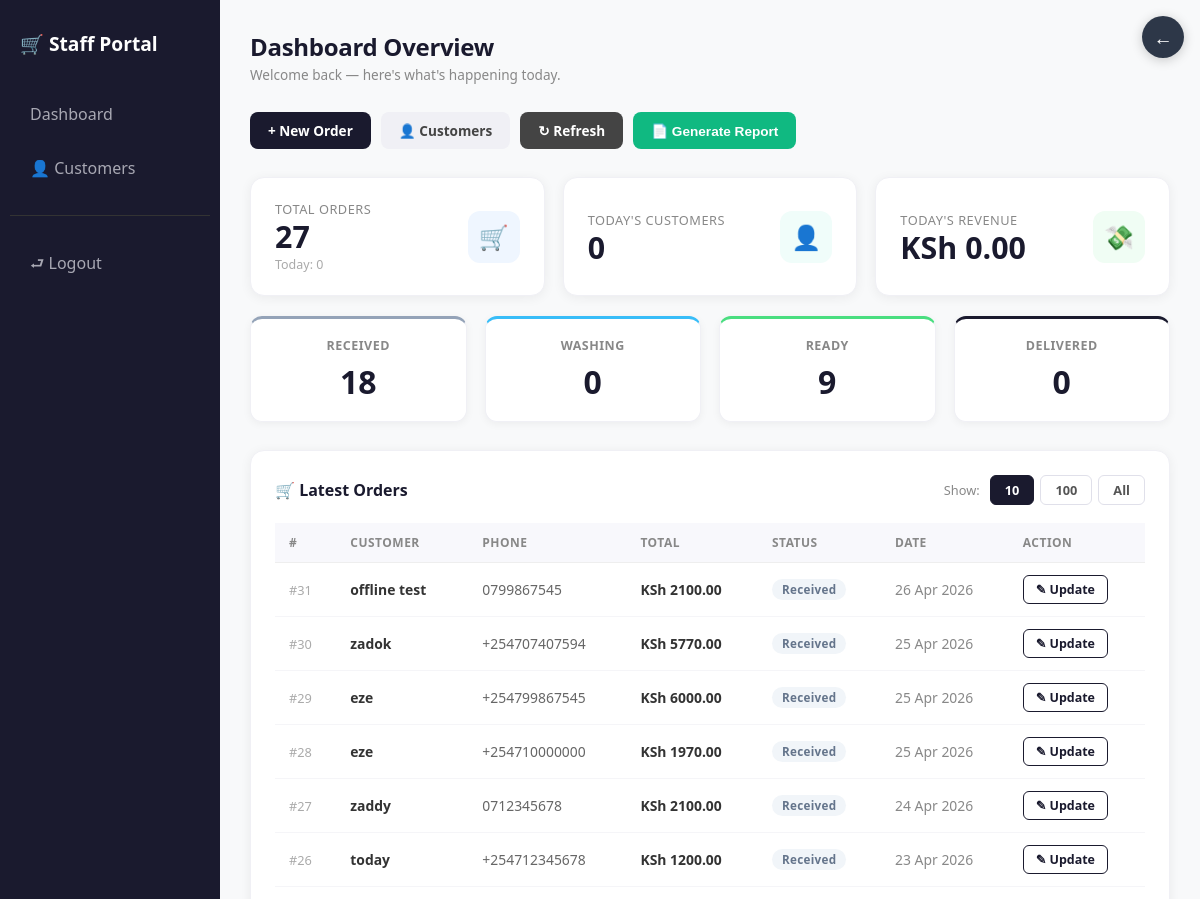
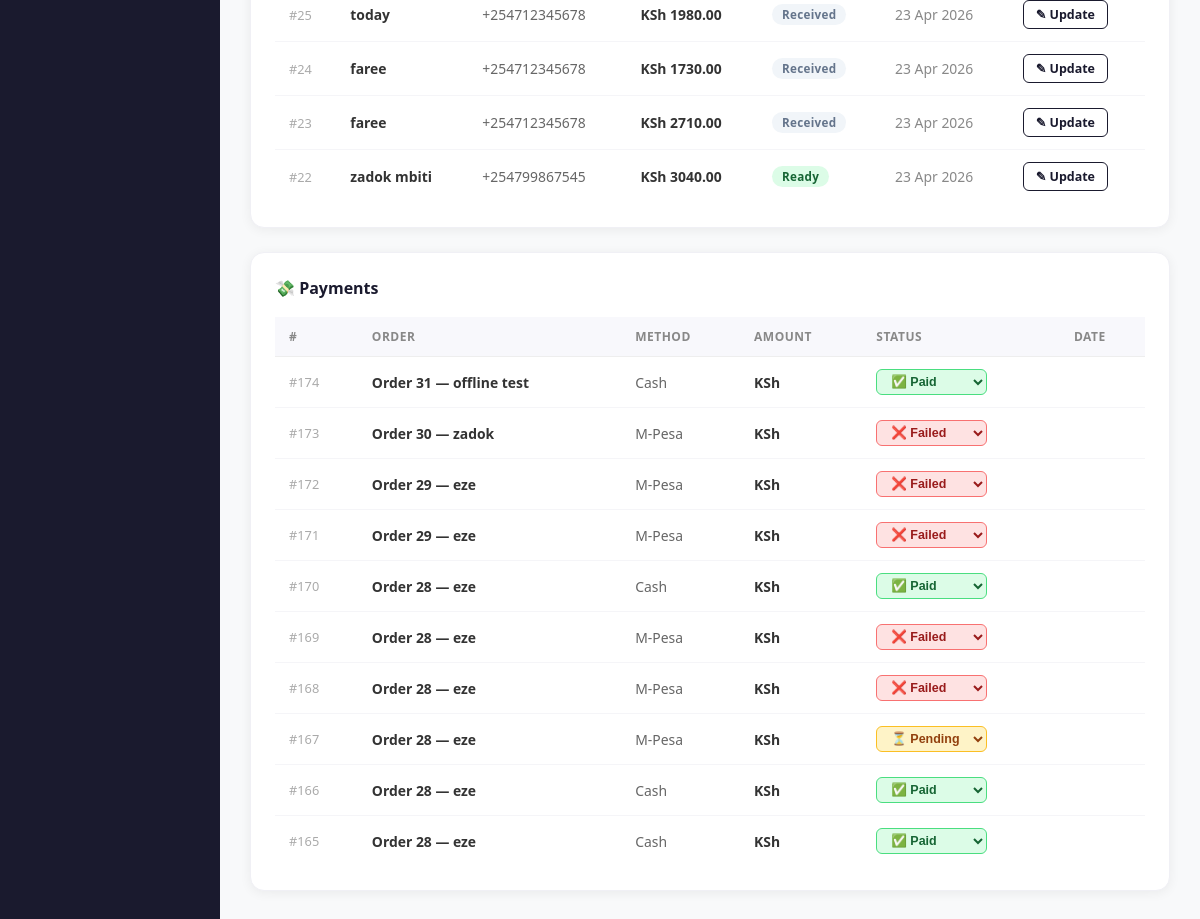
The app's page /staff/dashboard/ (signed in), older data (2 pictures, top to bottom).
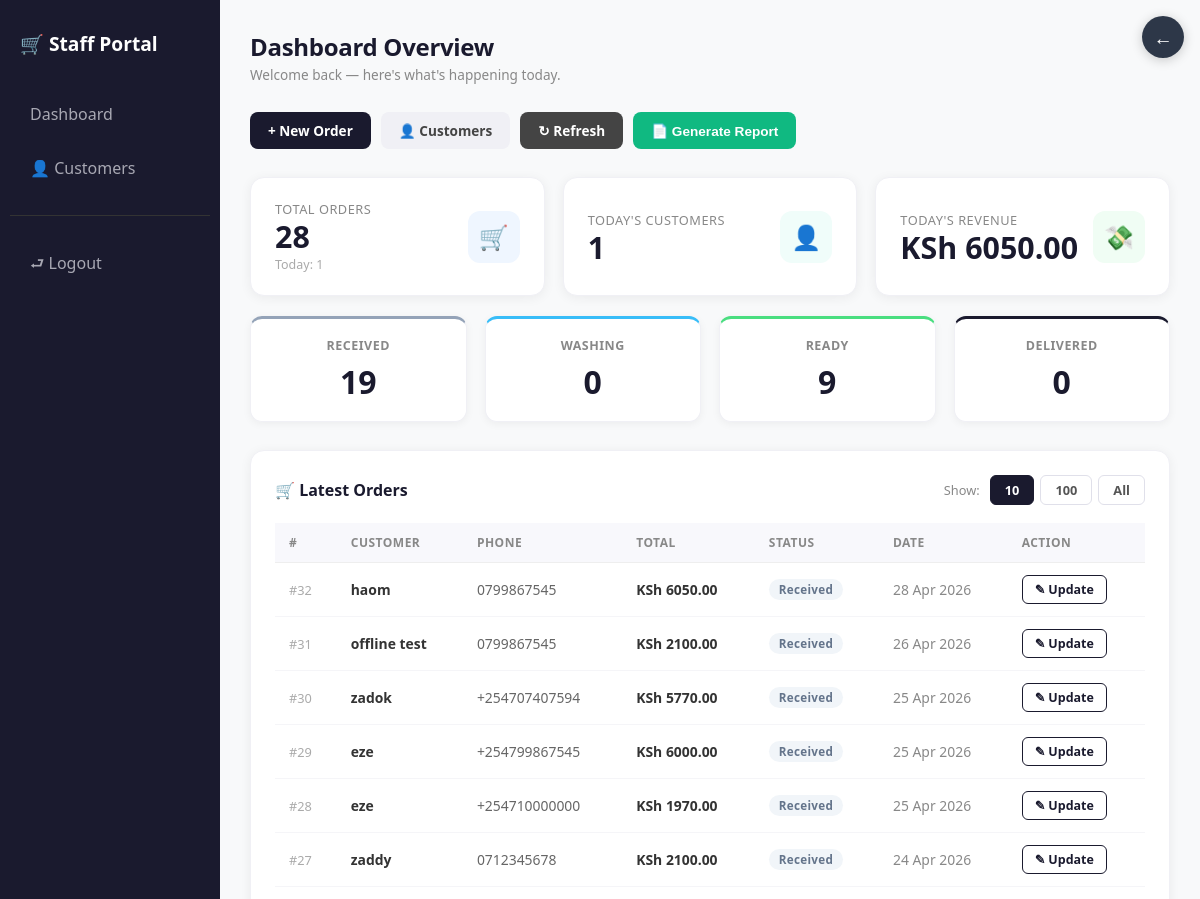
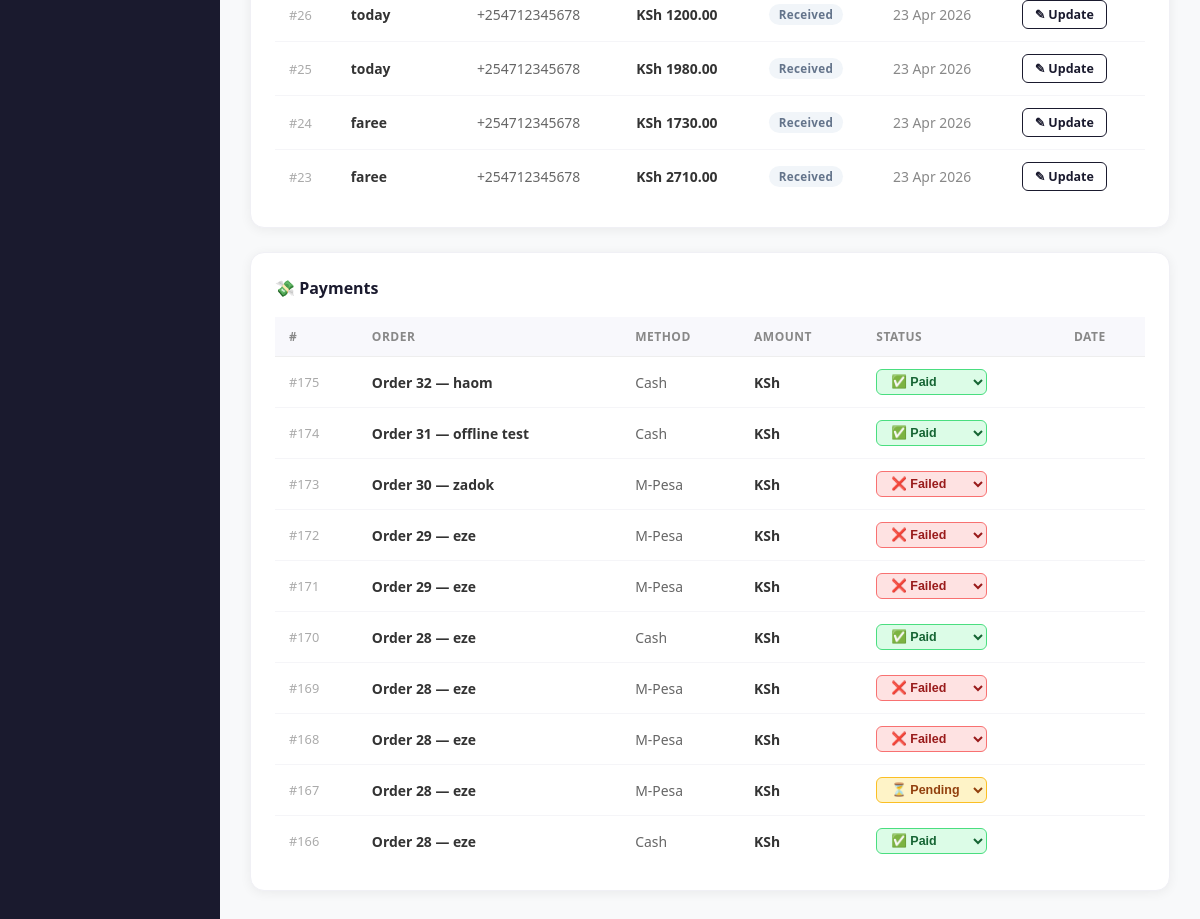
The same page, newer data (2 pictures, top to bottom).
### orders/models.py (models this page shows, shortened)
class Order(models.Model):
    STATUS_CHOICES = (
        ('received', 'Received'),
        ('washing', 'Washing'),
        ('drying', 'Drying'),
        ('ready', 'Ready for Pickup'),
        ('delivered', 'Delivered'),
    )
    customer_name = models.CharField(max_length=100)
    phone_number = models.CharField(max_length=13)
    status = models.CharField(
        max_length=20,
        choices=STATUS_CHOICES,
        default='received'
    )
    created_at = models.DateTimeField(auto_now_add=True)
    def total_price(self):
        total = Decimal('0.00')
        try:
            for item in self.items.select_related('service').all():
                try:
                    total += item.total_price()
                except (InvalidOperation, TypeError, ValueError, Exception):
                    continue
        except Exception:
            return Decimal('0.00')
        return total

class OrderItem(models.Model):
    order = models.ForeignKey(
        Order,
        related_name='items',
        on_delete=models.CASCADE
    )
    service = models.ForeignKey(
        Service,
        on_delete=models.CASCADE
    )
    quantity = models.PositiveIntegerField(default=1)
    price = models.DecimalField(max_digits=20, decimal_places=2, default=0)
    def total_price(self):
        try:
            return Decimal(str(self.service.price)) * self.quantity
        except (InvalidOperation, TypeError, ValueError, AttributeError):
            return Decimal('0.00')

### services/models.py (models this page shows, shortened)
class Service(models.Model):
    name = models.CharField(max_length=100)
    description = models.TextField(default="No description")
    price = models.DecimalField(max_digits=8, decimal_places=2)

### payments/models.py (models this page shows, shortened)
class Payment(models.Model):
    PAYMENT_METHOD_CHOICES = [
        ('CASH', 'Cash'),
        ('MPESA', 'M-Pesa'),
    ]
    STATUS_CHOICES = [
        ('pending', 'Pending'),
        ('paid', 'Paid'),
        ('failed', 'Failed'),
    ]
    order = models.ForeignKey('orders.Order', on_delete=models.CASCADE)
    payment_method = models.CharField(max_length=10, choices=PAYMENT_METHOD_CHOICES)
    phone_number = models.CharField(max_length=15, blank=True)
    checkout_request_id = models.CharField(max_length=100, blank=True)
    status = models.CharField(max_length=20, choices=STATUS_CHOICES, default='pending')
    created_at = models.DateTimeField(auto_now_add=True)

### staff/views.py (the view)
# urls.py: path("staff/dashboard/", views.staff_dashboard, name="staff_dashboard"),
@login_required(login_url='staff_login')
def staff_dashboard(request):
    limit = request.GET.get('limit', '10')
    all_orders = Order.objects.all().order_by('-created_at')
    all_payments = Payment.objects.all().order_by('-created_at')
    today = timezone.now().date()
    total_customers = Order.objects.filter(
        created_at__date=today
    ).values('phone_number').distinct().count()
    received_orders = all_orders.filter(status='received').count()
    washing_orders = all_orders.filter(status='washing').count()
    ready_orders = all_orders.filter(status='ready').count()
    delivered_orders = all_orders.filter(status='delivered').count()
    paid_order_ids = all_payments.filter(
        status='paid',
        created_at__date=today
    ).values_list('order_id', flat=True)
    today_revenue = sum(
        Order.objects.get(id=oid).total_price()
        for oid in paid_order_ids
        if Order.objects.filter(id=oid).exists()
    ) or Decimal('0.00')
    orders = all_orders
    payments = all_payments
    if limit != 'all':
        try:
            limit_int = int(limit)
            orders = all_orders[:limit_int]
            payments = all_payments[:limit_int]
        except ValueError:
            orders = all_orders[:10]
            payments = all_payments[:10]
            limit = '10'
    context = {
        'orders': orders,
        'payments': payments,
        'limit': limit,
        'total_orders': all_orders.count(),
        'today_orders': all_orders.filter(created_at__date=today).count(),
        'total_customers': total_customers,
        'today_revenue': today_revenue,
        'pending_payments': all_payments.filter(status='pending').count(),
        'received_orders': received_orders,
        'washing_orders': washing_orders,
        'ready_orders': ready_orders,
        'delivered_orders': delivered_orders,
    }
    return render(request, 'staff/dashboard.html', context)

### staff/templates/staff/dashboard.html (shortened to what this page needs)
{% extends 'staff/base.html' %}
{% block content %}
<div class="page-header">
    <div>
        <h4>Dashboard Overview</h4>
        <p>Welcome back — here's what's happening today.</p>
    </div>
</div>
<div class="action-bar">
    <a href="/orders/order/" class="btn btn-purple">&#43; New Order</a>
    <a href="{% url 'customer_details' %}" class="btn btn-secondary">&#128100; Customers</a>
    <a href="{% url 'staff_dashboard' %}" class="btn btn-dark">&#8635; Refresh</a>
    <button onclick="document.getElementById('reportModal').style.display='flex'" class="btn btn-success">
        &#128196; Generate Report
    </button>
</div>
<div class="stats-grid">
    <div class="stat-card">
        <div class="info">
            <p>Total Orders</p>
            <h3>{{ total_orders }}</h3>
            <small>Today: {{ today_orders }}</small>
        </div>
        <div class="stat-icon icon-blue">&#128722;</div>
    </div>
    <div class="stat-card">
        <div class="info">
            <p>Today's Customers</p>
            <h3>{{ total_customers }}</h3>
        </div>
        <div class="stat-icon icon-teal">&#128100;</div>
    </div>
    <div class="stat-card">
        <div class="info">
            <p>Today's Revenue</p>
            <h3>KSh {{ today_revenue }}</h3>
        </div>
        <div class="stat-icon icon-green">&#128184;</div>
    </div>
</div>
<div class="status-grid">
    <div class="status-card received">
        <p>Received</p>
        <h4>{{ received_orders }}</h4>
    </div>
    <div class="status-card washing">
        <p>Washing</p>
        <h4>{{ washing_orders }}</h4>
    </div>
    <div class="status-card ready">
        <p>Ready</p>
        <h4>{{ ready_orders }}</h4>
    </div>
    <div class="status-card delivered">
        <p>Delivered</p>
        <h4>{{ delivered_orders }}</h4>
    </div>
</div>
<div class="table-card">
    <div class="table-card-header">
        <h5>&#128722; Latest Orders</h5>
        <div class="limit-btns">
            <span style="font-size:0.8rem;color:#888;align-self:center;margin-right:4px;">Show:</span>
            <a href="?limit=10"  class="limit-btn {% if limit == '10' %}active{% endif %}">10</a>
            <a href="?limit=100" class="limit-btn {% if limit == '100' %}active{% endif %}">100</a>
            <a href="?limit=all" class="limit-btn {% if limit == 'all' %}active{% endif %}">All</a>
        </div>
    </div>
    <div class="table-wrap">
        <table class="data-table">
            <thead>
                <tr>
                    <th>#</th>
                    <th>Customer</th>
                    <th>Phone</th>
                    <th>Total</th>
                    <th>Status</th>
                    <th>Date</th>
                    <th>Action</th>
                </tr>
            </thead>
            <tbody>
                {% for order in orders %}
                <tr>
                    <td style="color:#aaa;font-size:0.8rem;">#{{ order.id }}</td>
                    <td style="font-weight:600;">{{ order.customer_name }}</td>
                    <td style="color:#666;">{{ order.phone_number }}</td>
                    <td style="font-weight:600;">KSh {{ order.total_price }}</td>
                    <td>
                        {% if order.status == 'received' %}
                            <span class="badge badge-received">Received</span>
                        {% elif order.status == 'washing' %}
                            <span class="badge badge-washing">Washing</span>
                        {% elif order.status == 'drying' %}
                            <span class="badge badge-drying">Drying</span>
                        {% elif order.status == 'ready' %}
                            <span class="badge badge-ready">Ready</span>
                        {% elif order.status == 'delivered' %}
                            <span class="badge badge-delivered">Delivered</span>
                        {% endif %}
                    </td>
                    <td style="color:#888;">{{ order.created_at|date:"d M Y" }}</td>
                    <td>
                        <a href="{% url 'update_order' order.id %}" class="btn-update">&#9998; Update</a>
                    </td>
                </tr>
                {% empty %}
                <tr class="empty-row"><td colspan="7">No orders yet.</td></tr>
                {% endfor %}
            </tbody>
        </table>
    </div>
</div>
<div class="table-card">
    <div class="table-card-header">
        <h5>&#128184; Payments</h5>
    </div>
    <div class="table-wrap">
        <table class="data-table">
            <thead>
                <tr>
                    <th>#</th>
                    <th>Order</th>
                    <th>Method</th>
                    <th>Amount</th>
                    <th>Status</th>
                    <th>Date</th>
                </tr>
            </thead>
            <tbody>
                {% for payment in payments %}
                <tr>
                    <td style="color:#aaa;font-size:0.8rem;">#{{ payment.id }}</td>
                    <td style="font-weight:600;">Order {{ payment.order.id }} — {{ payment.order.customer_name }}</td>
                    <td style="color:#666;">{{ payment.get_payment_method_display }}</td>
                    <td style="font-weight:600;">KSh {{ payment.amount }}</td>
                    <td>
                        <form method="post" action="{% url 'payments:update_payment_status' payment.id %}">
                            <select name="status" onchange="this.form.submit()"
                                    class="pay-select {{ payment.status }}">
                                <option value="paid"    {% if payment.status == 'paid' %}selected{% endif %}>✅ Paid</option>
                                <option value="pending" {% if payment.status == 'pending' %}selected{% endif %}>⏳ Pending</option>
                                <option value="failed"  {% if payment.status == 'failed' %}selected{% endif %}>❌ Failed</option>
                            </select>
                        </form>
                    </td>
                    <td style="color:#888;">{{ payment.paid_at|date:"d M Y" }}</td>
                </tr>
                {% empty %}
                <tr class="empty-row"><td colspan="6">No payments yet.</td></tr>
                {% endfor %}
            </tbody>
        </table>
    </div>
</div>
{% endblock %}

### staff/templates/staff/base.html (shortened to what this page needs)
<!DOCTYPE html>
<html lang="en">
<head>
</head>
<body>
<a class="pwa-back" onclick="history.back();return false;" href="#" title="Go back">&#8592;</a>
<div class="sidebar">
    <div class="brand">&#128722; Staff Portal</div>
    <a href="{% url 'staff_dashboard' %}">&#9Dashboard</a>
    <a href="{% url 'customer_details' %}">&#128100; Customers</a>
    <hr>
    <a href="{% url 'staff_logout' %}">&#x2B90; Logout</a>
</div>
<div class="main-content">
    {% block content %}{% endblock %}
</div>
</body>
</html>

### staff/templates/staff/base.html (style rules this page uses)
* { margin: 0; padding: 0; box-sizing: border-box; }
body { background-color: #f8f9fa; font-family: 'Segoe UI', Tahoma, Geneva, Verdana, sans-serif; display: flex; min-height: 100vh; }
.sidebar { width: 220px; min-width: 220px; min-height: 100vh; background-color: #1a1a2e; padding-top: 20px; display: flex; flex-direction: column; }
.sidebar .brand { color: #fff; font-size: 1.2rem; font-weight: bold; padding: 10px 20px 30px; }
.sidebar a { color: #a8a8b3; text-decoration: none; display: block; padding: 12px 20px; border-radius: 8px; margin: 4px 10px; transition: all 0.3s; }
.sidebar hr { border: none; border-top: 1px solid #333; margin: 20px 10px; }
.main-content { flex: 1; padding: 30px; overflow-y: auto; }
.stat-card { border-radius: 12px; border: none; box-shadow: 0 2px 10px rgba(0,0,0,0.08); background: #fff; padding: 20px; }
.pwa-back { position: fixed; top: 16px; right: 16px; z-index: 1000; background: rgba(10,22,40,0.85); color: #fff; border: none; border-radius: 50%; width: 42px; height: 42px; display: flex; align-items: center; justify-content: center; text-decoration: none; box-shadow: 0 2px 12px rgba(0,0,0,0.2); font-size: 1.2rem; }

Row changes from the older to the newer data that the page shows:
no longer on this page (row unchanged): Order: id "22", customer_name "zadok mbiti", phone_number "+254799867545", total_price "3040.00", status "Ready", created_at "23 Apr 2026"
no longer on this page (row unchanged): Payment: id "165", order.id "28", order.customer_name "eze", payment_method "Cash", status "✅ Paid"
added Order: id "32", customer_name "haom", phone_number "0799867545", total_price "6050.00", status "Received", created_at "28 Apr 2026"
added Payment: id "175", order.id "32", order.customer_name "haom", payment_method "Cash", status "✅ Paid"
Text that changed along with them:
{{ total_orders }}: "27" → "28"
{{ today_orders }}: "0" → "1"
{{ total_customers }}: "0" → "1"
{{ today_revenue }}: "0.00" → "6050.00"
{{ received_orders }}: "18" → "19"
